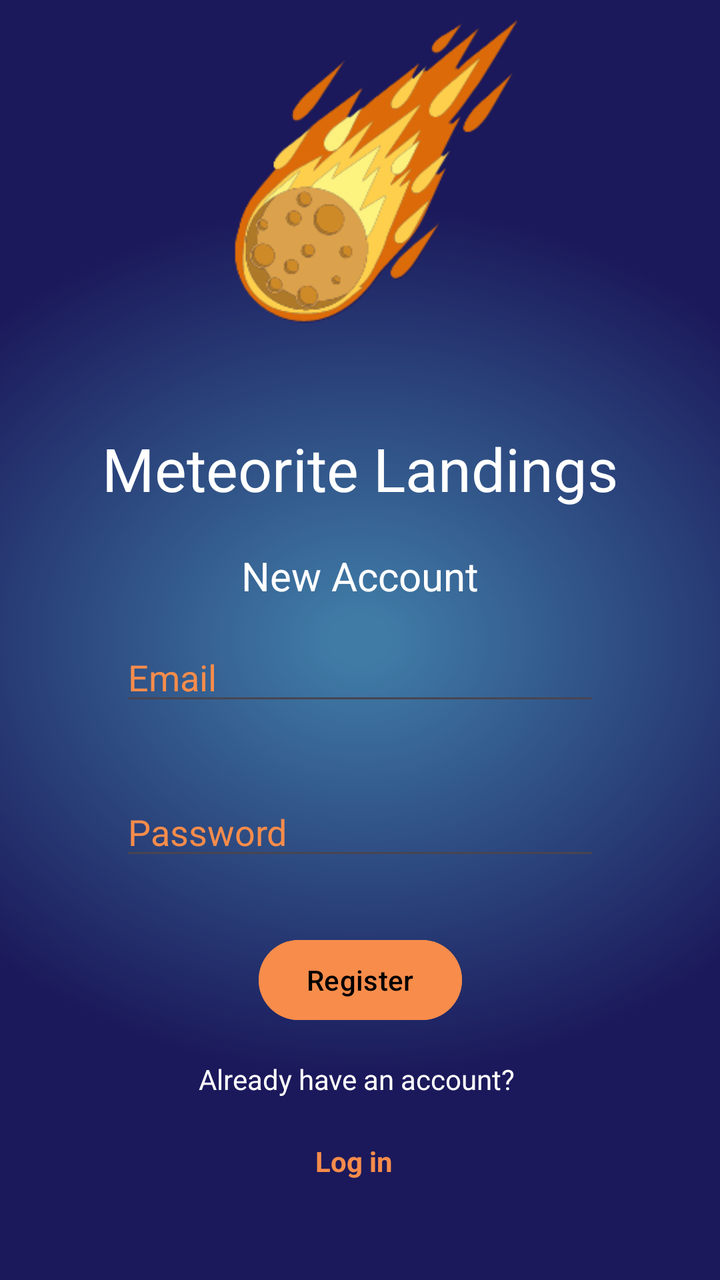
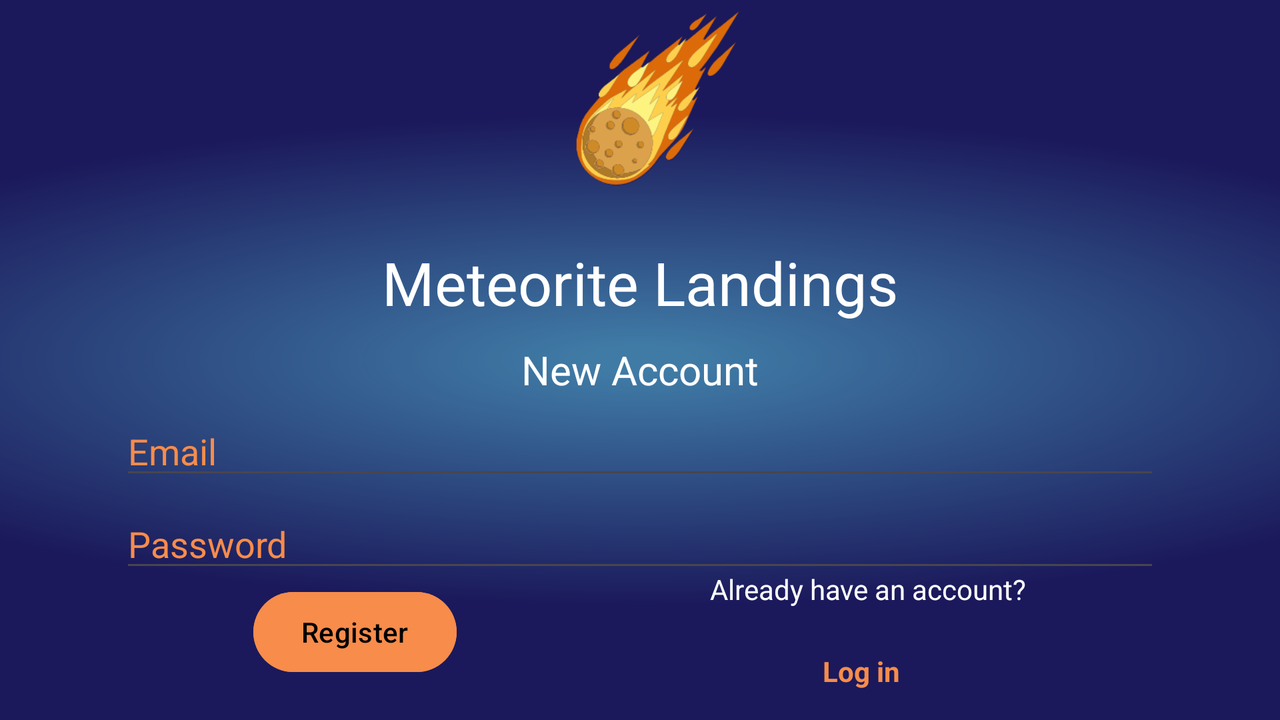

Two renders of one Android screen. The first uses the default layout on a phone; the second uses the alternative layout the repository ships for a different screen configuration, on a matching device. The two XML files are below.
<!-- AndroidManifest.xml: application theme Theme.TheMeteorLandingApp -->
<!-- res/layout/activity_register.xml -->
<?xml version="1.0" encoding="utf-8"?>
<layout xmlns:android="http://schemas.android.com/apk/res/android"
    xmlns:app="http://schemas.android.com/apk/res-auto"
    xmlns:tools="http://schemas.android.com/tools">

    <data>

    </data>

    <androidx.constraintlayout.widget.ConstraintLayout
        android:layout_width="match_parent"
        android:layout_height="match_parent"
        tools:context=".RegisterActivity">


        <EditText
            android:id="@+id/username"
            android:layout_width="0dp"
            android:layout_height="wrap_content"
            android:layout_marginStart="60dp"
            android:layout_marginTop="15dp"
            android:layout_marginEnd="60dp"
            android:autofillHints="@string/prompt_email"
            android:hint="@string/prompt_email"
            android:inputType="textEmailAddress"
            android:selectAllOnFocus="true"
            android:textColor="#F78C4B"
            android:textColorHighlight="#F78C4B"
            app:boxStrokeColor="#F78C4B"
            android:textColorHint="#F78C4B"
            app:layout_constraintEnd_toEndOf="parent"
            app:layout_constraintHorizontal_bias="0.0"
            app:layout_constraintStart_toStartOf="parent"
            app:layout_constraintTop_toBottomOf="@+id/textView2" />

        <EditText
            android:id="@+id/password"
            android:layout_width="0dp"
            android:layout_height="wrap_content"
            android:layout_marginStart="60dp"
            android:layout_marginTop="36dp"
            android:layout_marginEnd="60dp"
            android:autofillHints="@string/prompt_password"
            android:hint="@string/prompt_password"
            android:imeActionLabel="@string/action_sign_in_short"
            android:imeOptions="actionDone"
            android:inputType="textPassword"
            android:selectAllOnFocus="true"
            android:textColor="#F78C4B"
            android:textColorHighlight="#F78C4B"
            app:boxStrokeColor="#F78C4B"
            android:textColorHint="#F78C4B"
            app:layout_constraintEnd_toEndOf="parent"
            app:layout_constraintHorizontal_bias="0.0"
            app:layout_constraintStart_toStartOf="parent"
            app:layout_constraintTop_toBottomOf="@+id/username" />

        <Button
            android:id="@+id/buttonRegister"
            android:layout_width="wrap_content"
            android:layout_height="wrap_content"
            android:layout_gravity="start"
            android:layout_marginBottom="16dp"
            android:backgroundTint="#F78C4B"
            android:text="@string/action_register"
            android:textColor="#000000"
            app:layout_constraintBottom_toTopOf="@+id/textViewRegister"
            app:layout_constraintEnd_toEndOf="parent"
            app:layout_constraintStart_toStartOf="parent" />

        <TextView
            android:id="@+id/textViewRegister"
            android:layout_width="wrap_content"
            android:layout_height="wrap_content"
            android:layout_marginBottom="22dp"
            android:text="@string/already_account"
            android:textColor="#ffffff"
            app:layout_constraintBottom_toTopOf="@+id/textViewHere"
            app:layout_constraintEnd_toEndOf="parent"
            app:layout_constraintHorizontal_bias="0.492"
            app:layout_constraintStart_toStartOf="parent" />

        <TextView
            android:id="@+id/textViewHere"
            android:layout_width="wrap_content"
            android:layout_height="wrap_content"
            android:layout_marginBottom="50dp"
            android:text="@string/login"
            android:textColor="#F78C4B"
            android:textStyle="bold"
            app:layout_constraintBottom_toBottomOf="parent"
            app:layout_constraintEnd_toEndOf="parent"
            app:layout_constraintHorizontal_bias="0.491"
            app:layout_constraintStart_toStartOf="parent" />

        <TextView
            android:id="@+id/textView2"
            android:layout_width="wrap_content"
            android:layout_height="wrap_content"
            android:layout_marginStart="100dp"
            android:layout_marginTop="10dp"
            android:layout_marginEnd="100dp"
            android:layout_marginBottom="28dp"
            android:text="@string/new_account"
            android:textColor="#ffffff"
            android:textSize="60px"
            app:layout_constraintBottom_toTopOf="@+id/username"
            app:layout_constraintEnd_toEndOf="parent"
            app:layout_constraintStart_toStartOf="parent"
            app:layout_constraintTop_toBottomOf="@+id/textView3" />

        <ImageView
            android:id="@+id/imageView"
            android:layout_width="175dp"
            android:layout_height="174dp"
            android:layout_marginStart="130dp"
            android:layout_marginEnd="110dp"
            android:layout_marginBottom="20dp"
            app:layout_constraintBottom_toTopOf="@+id/textView3"
            app:layout_constraintEnd_toEndOf="parent"
            app:layout_constraintStart_toStartOf="parent"
            app:layout_constraintTop_toTopOf="parent"
            app:srcCompat="@drawable/meteor1" />

        <TextView
            android:id="@+id/textView3"
            android:layout_width="wrap_content"
            android:layout_height="wrap_content"
            android:layout_marginStart="100dp"
            android:layout_marginTop="20dp"
            android:layout_marginEnd="100dp"
            android:layout_marginBottom="10dp"
            android:text="@string/app_name"
            android:textColor="#ffffff"
            android:textSize="90px"
            app:layout_constraintBottom_toTopOf="@+id/textView2"
            app:layout_constraintEnd_toEndOf="parent"
            app:layout_constraintStart_toStartOf="parent"
            app:layout_constraintTop_toBottomOf="@+id/imageView" />

    </androidx.constraintlayout.widget.ConstraintLayout>
</layout>
<!-- resources referenced by this layout -->
<resources>
  <!-- drawable meteor1: png bitmap (drawable, 22240 bytes) -->
  <string name="action_register">Register</string>
  <string name="action_sign_in_short">Sign in</string>
  <string name="already_account">Already have an account?</string>
  <string name="app_name">Meteorite Landings</string>
  <string name="login">Log in</string>
  <string name="new_account">New Account</string>
  <string name="prompt_email">Email</string>
  <string name="prompt_password">Password</string>
  <style name="Theme.TheMeteorLandingApp" parent="Base.Theme.TheMeteorLandingApp" />
  <style name="Base.Theme.TheMeteorLandingApp" parent="Theme.Material3.DayNight.NoActionBar">
          <item name="android:windowBackground">@drawable/background</item>
          <item name="android:colorPrimary">@color/light_orange</item>
          <item name="android:colorBackground">@color/light_orange</item>
          <item name="android:colorPrimaryDark">@color/dark_blue</item>
          <item name="android:windowContentOverlay">@null</item>
          <item name="android:textColorPrimary">@color/black</item>
          <item name="colorAccent">@color/yellow</item>
          <item name="android:navigationBarColor">@color/dark_blue</item>
          <item name="colorButtonNormal">@color/dark_orange</item>
      </style>
  <!-- drawable background: png bitmap (drawable, 94908 bytes) -->
  <color name="light_orange">#f7b54b</color>
  <color name="dark_blue">#1b195b</color>
  <color name="black">#FF000000</color>
  <color name="yellow">#f7d94b</color>
  <color name="dark_orange">#f78c4b</color>
</resources>
<!-- res/layout-land/activity_register.xml (the repository's variant of the layout above) -->
<!-- drawn on the phone turned sideways -->
<?xml version="1.0" encoding="utf-8"?>
<layout xmlns:android="http://schemas.android.com/apk/res/android"
    xmlns:app="http://schemas.android.com/apk/res-auto"
    xmlns:tools="http://schemas.android.com/tools">

    <data>

    </data>

    <androidx.constraintlayout.widget.ConstraintLayout
        android:layout_width="match_parent"
        android:layout_height="match_parent"
        tools:context=".LoginActivity">


        <EditText
            android:id="@+id/username"
            android:layout_width="0dp"
            android:layout_height="wrap_content"
            android:layout_marginStart="60dp"
            android:layout_marginTop="5dp"
            android:layout_marginEnd="60dp"
            android:autofillHints="@string/prompt_email"
            android:hint="@string/prompt_email"
            android:inputType="textEmailAddress"
            android:selectAllOnFocus="true"
            android:textColor="#F78C4B"
            android:textColorHighlight="#F78C4B"
            app:boxStrokeColor="#F78C4B"
            android:textColorHint="#F78C4B"
            app:layout_constraintEnd_toEndOf="parent"
            app:layout_constraintHorizontal_bias="0.0"
            app:layout_constraintStart_toStartOf="parent"
            app:layout_constraintTop_toBottomOf="@+id/textView2" />

        <EditText
            android:id="@+id/password"
            android:layout_width="0dp"
            android:layout_height="wrap_content"
            android:layout_marginStart="60dp"
            android:layout_marginTop="5dp"
            android:layout_marginEnd="60dp"
            android:autofillHints="@string/prompt_password"
            android:hint="@string/prompt_password"
            android:imeActionLabel="@string/action_sign_in_short"
            android:imeOptions="actionDone"
            android:inputType="textPassword"
            android:selectAllOnFocus="true"
            android:textColor="#F78C4B"
            android:textColorHighlight="#F78C4B"
            app:boxStrokeColor="#F78C4B"
            android:textColorHint="#F78C4B"
            app:layout_constraintEnd_toEndOf="parent"
            app:layout_constraintHorizontal_bias="0.0"
            app:layout_constraintStart_toStartOf="parent"
            app:layout_constraintTop_toBottomOf="@+id/username" />

        <Button
            android:id="@+id/buttonRegister"
            android:layout_width="wrap_content"
            android:layout_height="wrap_content"
            android:layout_gravity="start"
            android:layout_marginBottom="20dp"
            android:backgroundTint="#F78C4B"
            android:text="@string/action_register"
            android:textColor="#000000"
            app:layout_constraintBottom_toBottomOf="parent"
            app:layout_constraintEnd_toStartOf="@id/textViewRegister"
            app:layout_constraintStart_toStartOf="parent" />

        <TextView
            android:id="@+id/textViewRegister"
            android:layout_width="wrap_content"
            android:layout_height="wrap_content"
            android:layout_marginBottom="22dp"
            android:text="@string/already_account"
            android:textColor="#ffffff"
            app:layout_constraintBottom_toTopOf="@id/textViewHere"
            app:layout_constraintEnd_toEndOf="parent"
            app:layout_constraintHorizontal_bias="0.492"
            app:layout_constraintStart_toEndOf="@id/buttonRegister"/>

        <TextView
            android:id="@+id/textViewHere"
            android:layout_width="wrap_content"
            android:layout_height="wrap_content"
            android:layout_marginBottom="15dp"
            android:text="@string/login"
            android:textColor="#F78C4B"
            android:textStyle="bold"
            app:layout_constraintBottom_toBottomOf="parent"
            app:layout_constraintEnd_toEndOf="parent"
            app:layout_constraintHorizontal_bias="0.491"
            app:layout_constraintStart_toEndOf="@id/buttonRegister" />

        <TextView
            android:id="@+id/textView2"
            android:layout_width="wrap_content"
            android:layout_height="wrap_content"
            android:layout_marginStart="100dp"
            android:layout_marginTop="5dp"
            android:layout_marginEnd="100dp"
            android:layout_marginBottom="10dp"
            android:text="@string/new_account"
            android:textColor="#ffffff"
            android:textSize="60px"
            app:layout_constraintBottom_toTopOf="@+id/username"
            app:layout_constraintEnd_toEndOf="parent"
            app:layout_constraintStart_toStartOf="parent"
            app:layout_constraintTop_toBottomOf="@+id/textView3" />

        <ImageView
            android:id="@+id/imageView"
            android:layout_width="100dp"
            android:layout_height="100dp"
            android:layout_marginStart="130dp"
            android:layout_marginEnd="110dp"
            android:layout_marginBottom="20dp"
            app:layout_constraintBottom_toTopOf="@+id/textView3"
            app:layout_constraintEnd_toEndOf="parent"
            app:layout_constraintStart_toStartOf="parent"
            app:layout_constraintTop_toTopOf="parent"
            app:srcCompat="@drawable/meteor1" />

        <TextView
            android:id="@+id/textView3"
            android:layout_width="wrap_content"
            android:layout_height="wrap_content"
            android:layout_marginStart="100dp"
            android:layout_marginTop="1dp"
            android:layout_marginEnd="100dp"
            android:layout_marginBottom="5dp"
            android:text="@string/app_name"
            android:textColor="#ffffff"
            android:textSize="90px"
            app:layout_constraintBottom_toTopOf="@+id/textView2"
            app:layout_constraintEnd_toEndOf="parent"
            app:layout_constraintStart_toStartOf="parent"
            app:layout_constraintTop_toBottomOf="@+id/imageView" />

    </androidx.constraintlayout.widget.ConstraintLayout>
</layout>
